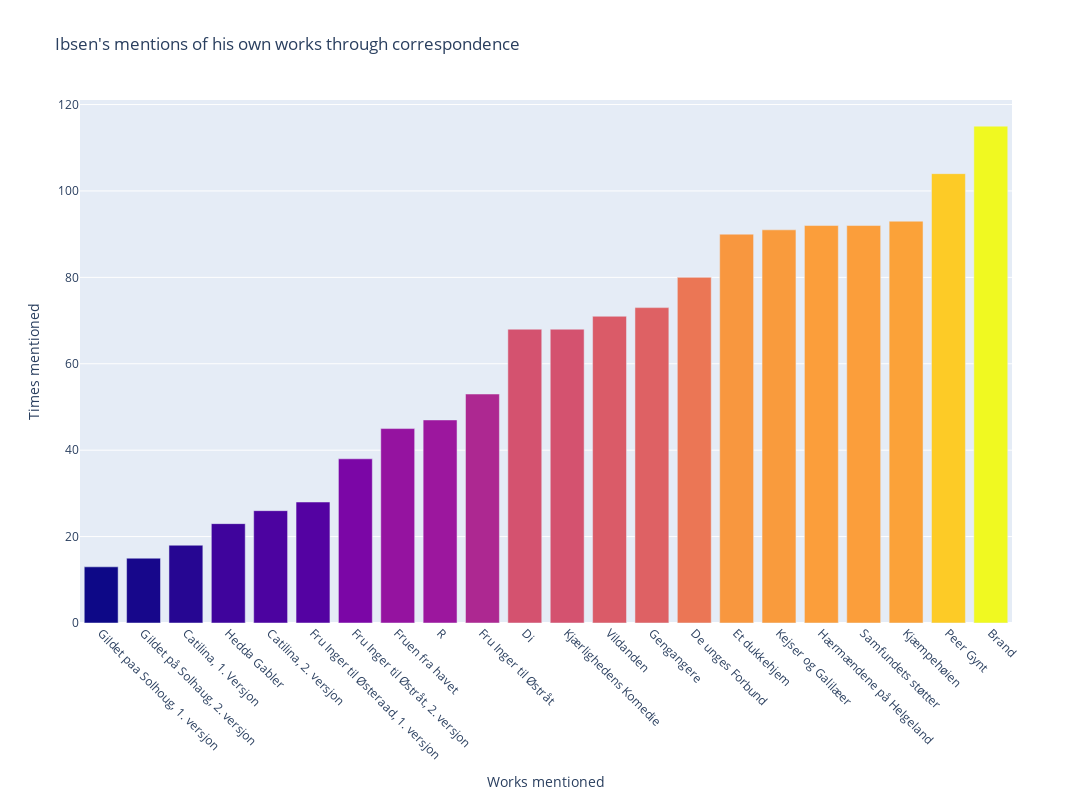

The cell this chart's notebook holds for it:
### Code cell
import plotly.express as px
#df = px.data.iris()
fig = px.bar(x=xvals, y=yvals, color=yvals, width=1200, height=800,
                title="Ibsen's mentions of his own works through correspondence",
                labels=dict(x="Works mentioned", y="Times mentioned"))
fig.update_xaxes(categoryorder='total ascending')
fig.update_xaxes(tickangle=45)
fig.update_layout(showlegend=False)
fig.update_coloraxes(showscale=False)
#fig.update_xaxes(categoryorder='array', categoryarray=['January', 'February', 'March', 'April', 'May', 'June', 'July', 'August', 'September', 'October', 'November', 'December'])
fig.show()

### Figure 1 — Plotly figure (JSON) as saved in the notebook; plotly's stock layout.template omitted (floating-point values rounded to 4 significant figures)
{"data": [{"alignmentgroup": "True", "hovertemplate": "Works mentioned=%{x}<br>Times mentioned=%{y}<br>color=%{marker.color}<extra></extra>", "legendgroup": "", "marker": {"color": [68, 68, 91, 45, 23, 18, 13, 28, 92, 93, 115, 104, 80, 92, 38, 26, 90, 73, 53, 71, 15, 47], "coloraxis": "coloraxis", "pattern": {"shape": ""}}, "name": "", "offsetgroup": "", "orientation": "v", "showlegend": false, "textposition": "auto", "type": "bar", "x": ["Di", "Kjærlighedens Komedie", "Kejser og Galilæer", "Fruen fra havet", "Hedda Gabler", "Catilina, 1. Versjon", "Gildet paa Solhoug, 1. versjon", "Fru Inger til Østeraad, 1. versjon", "Hærmændene på Helgeland", "Kjæmpehøien", "Brand", "Peer Gynt", "De unges Forbund", "Samfundets støtter", "Fru Inger til Østråt, 2. versjon", "Catilina, 2. versjon", "Et dukkehjem", "Gengangere", "Fru Inger til Østråt", "Vildanden", "Gildet på Solhaug, 2. versjon", "R"], "xaxis": "x", "y": [68, 68, 91, 45, 23, 18, 13, 28, 92, 93, 115, 104, 80, 92, 38, 26, 90, 73, 53, 71, 15, 47], "yaxis": "y"}], "layout": {"barmode": "relative", "coloraxis": {"colorbar": {"title": {"text": "color"}}, "colorscale": [[0, "#0d0887"], [0.1111, "#46039f"], [0.2222, "#7201a8"], [0.3333, "#9c179e"], [0.4444, "#bd3786"], [0.5556, "#d8576b"], [0.6667, "#ed7953"], [0.7778, "#fb9f3a"], [0.8889, "#fdca26"], [1, "#f0f921"]], "showscale": false}, "height": 800, "legend": {"tracegroupgap": 0}, "showlegend": false, "title": {"text": "Ibsen's mentions of his own works through correspondence"}, "width": 1200, "xaxis": {"anchor": "y", "categoryorder": "total ascending", "domain": [0, 1], "tickangle": 45, "title": {"text": "Works mentioned"}}, "yaxis": {"anchor": "x", "domain": [0, 1], "title": {"text": "Times mentioned"}}}}
